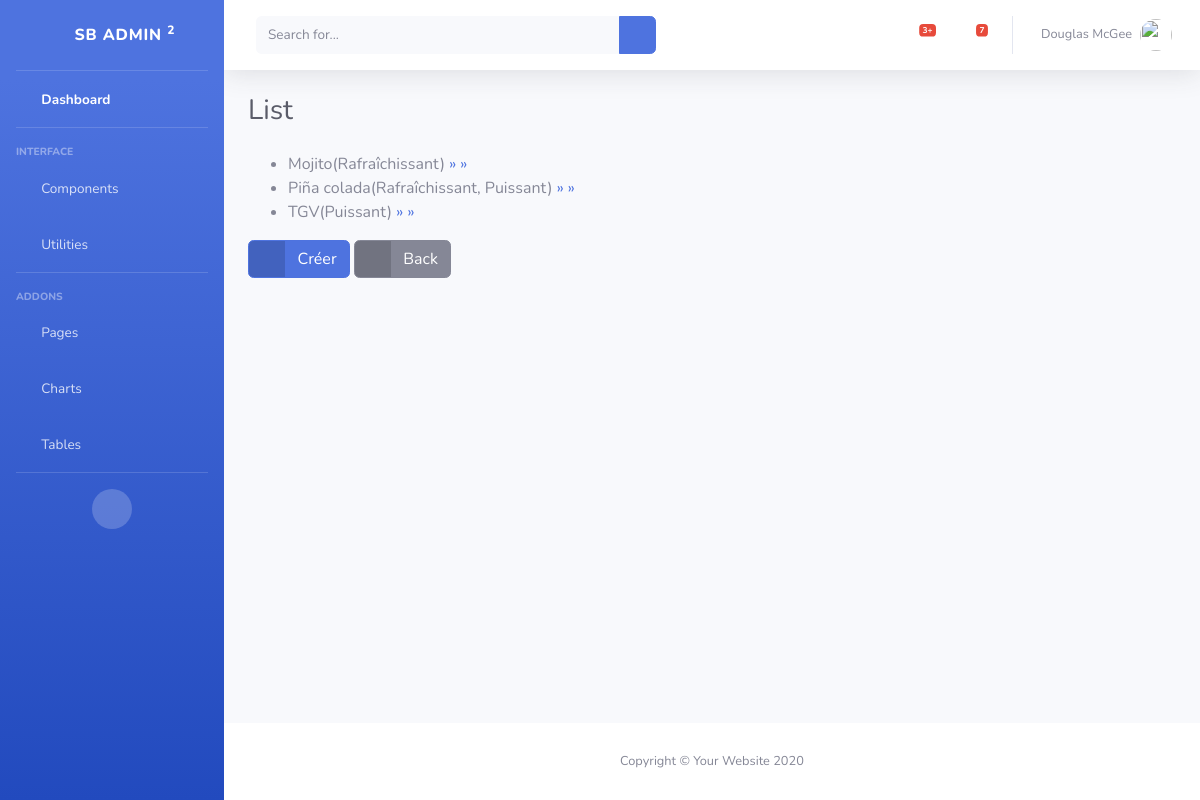
The app's page /fr/cocktails/list with its own data.
### app/models.py (models this page shows, shortened)
class Cocktail(models.Model):
    title = models.CharField(
        max_length=200, default=None, blank=False, null=True
    )
    description = models.CharField(
        max_length=200, default=None, blank=False, null=True
    )
    content = models.TextField(default=None, blank=False, null=True)
    def detail(self):
        result = self.title or "? no title ?"
        all_tags = self.tags.all()
        if len(all_tags) > 0:
            result += "({})".format(", ".join([str(c.name) or '? no name ?' for c in all_tags]))
        return result

class Tag(models.Model):
    name = models.CharField(
        max_length=200, default=None, blank=False, null=True
    )
    cocktails = models.ManyToManyField(Cocktail,
                                       related_name='tags'
                                       )

### app/views.py (the view)
# urls.py: path('cocktails/list', CocktailListView.as_view(), name='cocktails_list'),
class CocktailListView(generic.ListView):
    template_name = "cocktail_list.html"
    model = Cocktail
    def get_context_data(self, *, object_list=None, **kwargs):
        result = super().get_context_data(object_list=object_list, **kwargs)
        result['content_title'] = _("Cocktails List")
        return result

### templates/cocktail_list.html
{% extends 'base.html' %}
{% load i18n %}
{% block body %}
    <ul>
        {% for object in object_list %}
            <li>{{ object.detail }}
                <a href="{% url 'cocktails_detail' object.pk %}">
                    &raquo; &raquo;</a>
            </li>
        {%  empty %}
            <li>{% trans "No cocktail found" %}</li>
        {% endfor %}
    </ul>
    <a href="{% url 'cocktails_create' %}" class="btn btn-primary btn-icon-split">
                                        <span class="icon text-white-50">
                                            <i class="fas fa-arrow-right"></i>
                                        </span>
        <span class="text">{%  trans "Create" %}</span>
    </a>
    <a href="{% url 'index' %}" class="btn btn-secondary btn-icon-split">
                                        <span class="icon text-white-50">
                                            <i class="fas fa-arrow-left"></i>
                                        </span>
        <span class="text">{%  trans "Back" %}</span>
    </a>
{% endblock %}

### templates/base.html (shortened to what this page needs)
{%  load  static %}
{% load i18n %}
<!doctype html>
<html lang="fr">
<head>
    <link href="{%  static 'vendor/fontawesome-free/css/all.min.css' %}" rel="stylesheet" type="text/css">
    <link href="{% static 'css/sb-admin-2.min.css' %}" rel="stylesheet">
</head>
<body id="page-top">
<div id="wrapper">
    <ul class="navbar-nav bg-gradient-primary sidebar sidebar-dark accordion" id="accordionSidebar">
        <a class="sidebar-brand d-flex align-items-center justify-content-center" href="index.html">
            <div class="sidebar-brand-icon rotate-n-15">
                <i class="fas fa-laugh-wink"></i>
            </div>
            <div class="sidebar-brand-text mx-3">SB Admin <sup>2</sup></div>
        </a>
        <hr class="sidebar-divider my-0">
        <li class="nav-item active">
            <a class="nav-link" href="index.html">
                <i class="fas fa-fw fa-tachometer-alt"></i>
                <span>Dashboard</span></a>
        </li>
        <hr class="sidebar-divider">
        <div class="sidebar-heading">
            Interface
        </div>
        <li class="nav-item">
            <a class="nav-link collapsed" href="#" data-toggle="collapse" data-target="#collapseTwo"
               aria-expanded="true" aria-controls="collapseTwo">
                <i class="fas fa-fw fa-cog"></i>
                <span>Components</span>
            </a>
        </li>
        <li class="nav-item">
            <a class="nav-link collapsed" href="#" data-toggle="collapse" data-target="#collapseUtilities"
               aria-expanded="true" aria-controls="collapseUtilities">
                <i class="fas fa-fw fa-wrench"></i>
                <span>Utilities</span>
            </a>
        </li>
        <hr class="sidebar-divider">
        <div class="sidebar-heading">
            Addons
        </div>
        <li class="nav-item">
            <a class="nav-link collapsed" href="#" data-toggle="collapse" data-target="#collapsePages"
               aria-expanded="true" aria-controls="collapsePages">
                <i class="fas fa-fw fa-folder"></i>
                <span>Pages</span>
            </a>
        </li>
        <li class="nav-item">
            <a class="nav-link" href="charts.html">
                <i class="fas fa-fw fa-chart-area"></i>
                <span>Charts</span></a>
        </li>
        <li class="nav-item">
            <a class="nav-link" href="tables.html">
                <i class="fas fa-fw fa-table"></i>
                <span>Tables</span></a>
        </li>
        <hr class="sidebar-divider d-none d-md-block">
        <div class="text-center d-none d-md-inline">
            <button class="rounded-circle border-0" id="sidebarToggle"></button>
        </div>
    </ul>
    <div id="content-wrapper" class="d-flex flex-column">
        <div id="content">
            <nav class="navbar navbar-expand navbar-light bg-white topbar mb-4 static-top shadow">
                <form
                        class="d-none d-sm-inline-block form-inline mr-auto ml-md-3 my-2 my-md-0 mw-100 navbar-search">
                    <div class="input-group">
                        <input type="text" class="form-control bg-light border-0 small" placeholder="Search for..."
                               aria-label="Search" aria-describedby="basic-addon2">
                        <div class="input-group-append">
                            <button class="btn btn-primary" type="button">
                                <i class="fas fa-search fa-sm"></i>
                            </button>
                        </div>
                    </div>
                </form>
                <ul class="navbar-nav ml-auto">
                    <li class="nav-item dropdown no-arrow mx-1">
                        <a class="nav-link dropdown-toggle" href="#" id="alertsDropdown" role="button"
                           data-toggle="dropdown" aria-haspopup="true" aria-expanded="false">
                            <i class="fas fa-bell fa-fw"></i>
                            <span class="badge badge-danger badge-counter">3+</span>
                        </a>
                    </li>
                    <li class="nav-item dropdown no-arrow mx-1">
                        <a class="nav-link dropdown-toggle" href="#" id="messagesDropdown" role="button"
                           data-toggle="dropdown" aria-haspopup="true" aria-expanded="false">
                            <i class="fas fa-envelope fa-fw"></i>
                            <span class="badge badge-danger badge-counter">7</span>
                        </a>
                    </li>
                    <li class="nav-item dropdown no-arrow">
                        <a class="nav-link dropdown-toggle" href="#" id="userDropdown" role="button"
                           data-toggle="dropdown" aria-haspopup="true" aria-expanded="false">
                            <span class="mr-2 d-none d-lg-inline text-gray-600 small">Douglas McGee</span>
                            <img class="img-profile rounded-circle"
                                 src="img/undraw_profile.svg">
                        </a>
                    </li>
                </ul>
            </nav>
            <div class="container-fluid">
                                    {% if content_title %}
                <div class="d-sm-flex align-items-center justify-content-between mb-4">
                    <h1 class="h3 mb-0 text-gray-800">
                        {{ content_title }}
                    </h1>
                </div>
                        {% endif %}
                <div class="row">
                    <div class="col-xl-12 col-md-12 mb-12">
                        {% block body %}
                        {% endblock %}
                    </div>
                </div>
            </div>
        </div>
        <footer class="sticky-footer bg-white">
            <div class="container my-auto">
                <div class="copyright text-center my-auto">
                    <span>Copyright &copy; Your Website 2020</span>
                </div>
            </div>
        </footer>
    </div>
</div>
</body>
</html>

### records on screen
Cocktail: detail "Mojito(Rafraîchissant)"
Cocktail: detail "Piña colada(Rafraîchissant, Puissant)"
Cocktail: detail "TGV(Puissant)"

### other values on screen
{{ content_title }} "List"
